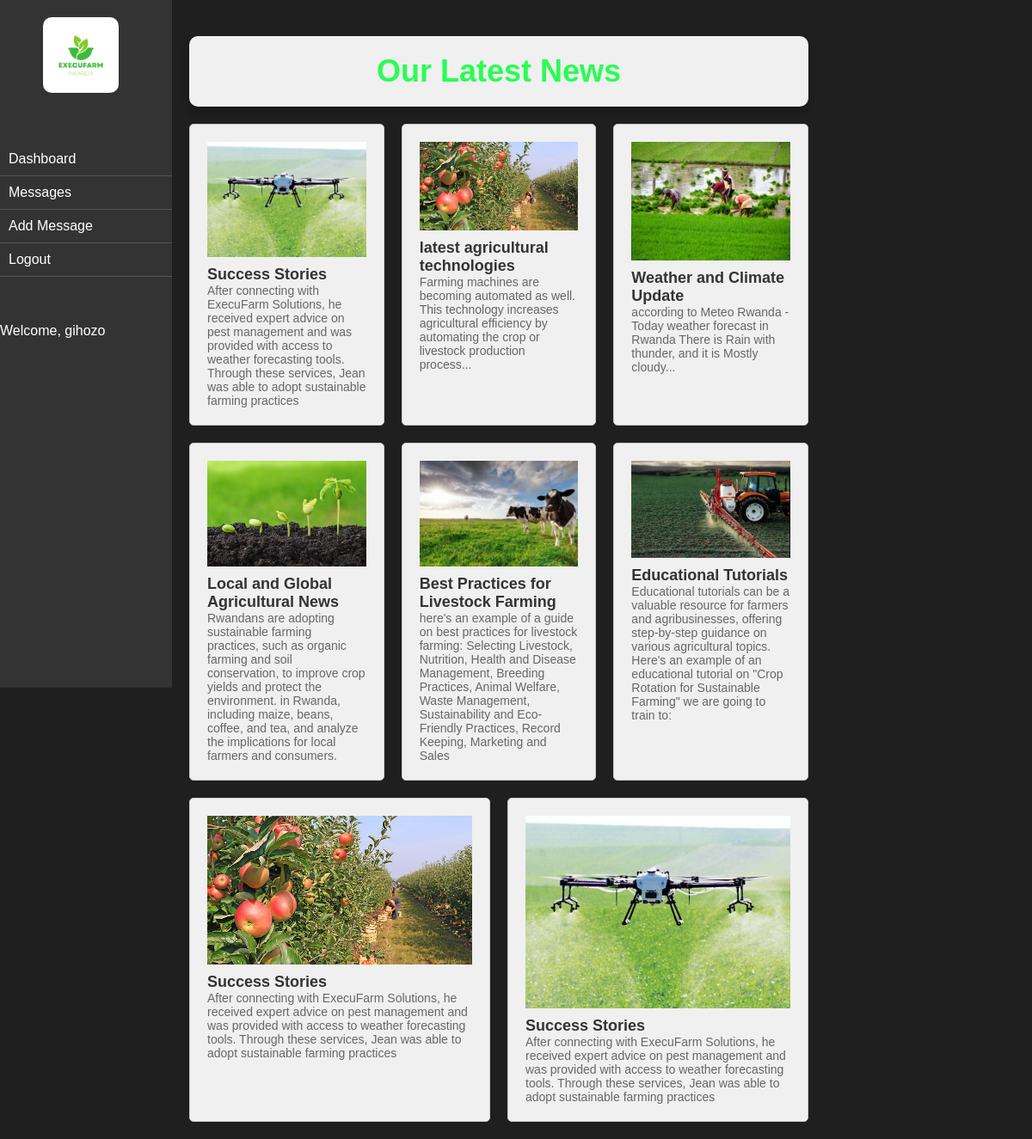
The page /farmerdashboard.php (signed in) on the database its author committed.
### tables this page shows
CREATE TABLE `blog_posts` (
  `id` int(11) NOT NULL,
  `title` varchar(255) DEFAULT NULL,
  `content` text DEFAULT NULL,
  `image_path` varchar(255) DEFAULT NULL,
  `image` varchar(255) DEFAULT NULL,
  `date_created` datetime DEFAULT current_timestamp()
);

### farmerdashboard.php (the view, shortened to what this page needs)
<!DOCTYPE html>
<html lang="en">
<head>
    <link rel="stylesheet" href="./dashboard.css"/>
    <link rel="stylesheet" href="./blog.css"/>
</head>
<body>
    <div id="sidebar">
        <img src="execufarm.png" style="height: 11vh; margin-left: 25%; border-radius: 10px;"/><br><br><br><br>
        <a href="./farmerdashboard.php" class="nav-link">Dashboard</a>
        <a href="./farmermessage.php" class="nav-link">Messages</a>
        <a href="./farmeraddmessage.php" class="nav-link">Add Message</a>
        <a href="Homepage.php" class="nav-link">Logout</a>
        <br><br><br>
        <div style=" ">
            <p style="margin-bottom: 0;">Welcome, <?php echo $_SESSION['farmer_name']; ?></p>
        </div>
    </div>
    <div id="content">
        <div class="main-content">
        <div class="blog-container">
        <h1 class="yaa">Our Latest News</h1>
        <?php
        include 'connector.php';
        $sqlBlogPosts = "SELECT id, title, content, image_path FROM blog_posts";
        $resultBlogPosts = $conn->query($sqlBlogPosts);
        if (!$resultBlogPosts) {
            echo "Error in SQL query: " . $conn->error;
        } else {
            if ($resultBlogPosts->num_rows > 0) {
                $counter = 0;
                while ($row = $resultBlogPosts->fetch_assoc()) {
                    if ($counter % 3 == 0) {
                        echo '<div class="row">';
                    }
                    echo '<div class="blog-box">
                            <img src="' . $row['image_path'] . '" alt="' . $row['title'] . '">
                            <h3>' . $row['title'] . '</h3>
                            <p>' . $row['content'] . '</p>
                        </div>';
                    if ($counter % 3 == 2 || $counter == $resultBlogPosts->num_rows - 1) {
                        echo '</div>';
                    }
                    $counter++;
                }
            } else {
                echo "No blog posts found.";
            }
        }
        ?>
    </div>
    </div>
    </div>
</body>
</html>

### blog.css (style rules this page uses)
* { padding: 0; margin: 0; box-sizing: border-box; font-family: 'Poppins', sans-serif; text-decoration: none; list-style: none; }
body { color: #fff; }
.yaa { font-size: 36px; color: #29fd53; text-align: center; background-color: #f0f0f0; padding: 20px; border-radius: 10px; box-shadow: 0 8px 9px rgba(0, 0, 0, 0.2); margin-top: 3%; }
.row { display: flex; }
.blog-container { display: flex; flex-direction: column; gap: 20px; }
.row { display: flex; gap: 20px; }
.blog-box { flex: 1; padding: 20px; background-color: #f0f0f0; border: 1px solid #ccc; border-radius: 5px; }
.blog-box img { max-width: 100%; height: auto; display: block; }
.blog-box h3 { font-size: 18px; color: #333; margin-top: 10px; }
.blog-box p { font-size: 14px; color: #666; }
h1 { text-align: center; color: #333; }
h1, h2, h3, h4, h5, h6 { color: #4b505e; }

### farmerdashboard.php (style rules this page uses)
body { margin: 0; font-family: Arial, sans-serif; display: flex; background-color: #1f1f1f; }
#sidebar { width: 200px; height: 100vh; background-color: #333; color: #fff; padding-top: 20px; position: fixed; }
#content { margin-left: 200px; padding: 20px; }
.nav-link { display: block; padding: 10px; color: #fff; text-decoration: none; border-bottom: 1px solid #555; }

### rows shown on the page
blog_posts: title "Success Stories", content "After connecting with ExecuFarm Solutions, he received expert advice on pest management and was provided with access to weather forecasting tools. Through these services, Jean was able to adopt sustainable farming practices"
blog_posts: title "latest agricultural technologies", content "Farming machines are becoming automated as well. This technology increases agricultural efficiency by automating the crop or livestock production process..."
blog_posts: shows a picture, title "Weather and Climate Update", content "according to Meteo Rwanda - Today weather forecast in Rwanda There is Rain with thunder, and it is Mostly cloudy..."
blog_posts: shows a picture, title "Local and Global Agricultural News", content "Rwandans are adopting sustainable farming practices, such as organic farming and soil conservation, to improve crop yields and protect the environment. in Rwanda, including maize, beans, coffee, and tea, and analyze the implications for local farmers and consumers."
blog_posts: shows a picture, title "Best Practices for Livestock Farming", content "here's an example of a guide on best practices for livestock farming: Selecting Livestock, Nutrition, Health and Disease Management, Breeding Practices, Animal Welfare, Waste Management, Sustainability and Eco-Friendly Practices, Record Keeping, Marketing and Sales"
blog_posts: shows a picture, title "Educational Tutorials", content "Educational tutorials can be a valuable resource for farmers and agribusinesses, offering step-by-step guidance on various agricultural topics. Here's an example of an educational tutorial on \"Crop Rotation for Sustainable Farming\" we are going to train to:"
blog_posts: title "Success Stories", content "After connecting with ExecuFarm Solutions, he received expert advice on pest management and was provided with access to weather forecasting tools. Through these services, Jean was able to adopt sustainable farming practices"
blog_posts: title "Success Stories", content "After connecting with ExecuFarm Solutions, he received expert advice on pest management and was provided with access to weather forecasting tools. Through these services, Jean was able to adopt sustainable farming practices"

### other values the page prints
$_SESSION['farmer_name'] "gihozo"
